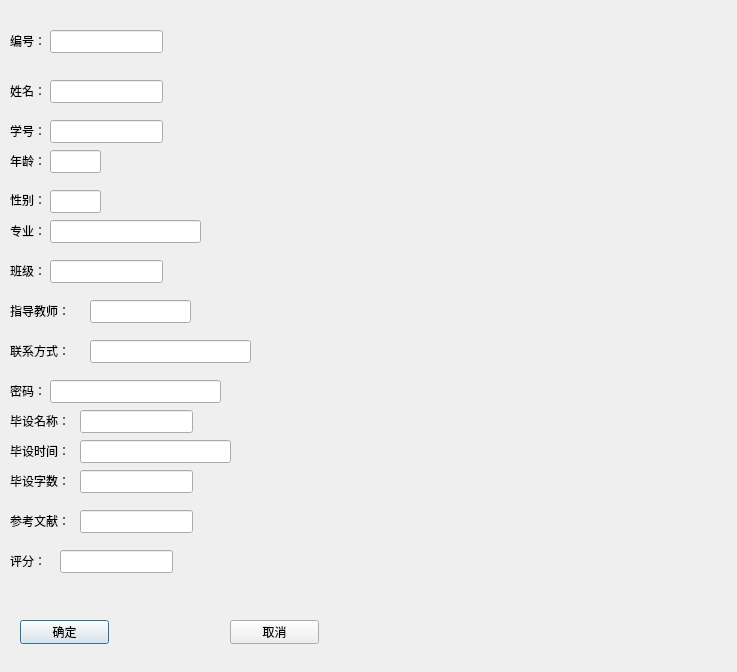
<?xml version="1.0" encoding="UTF-8"?>
<ui version="4.0">
 <class>stuDialog</class>
 <widget class="QDialog" name="stuDialog">
  <property name="geometry">
   <rect>
    <x>0</x>
    <y>0</y>
    <width>737</width>
    <height>672</height>
   </rect>
  </property>
  <property name="windowTitle">
   <string>Dialog</string>
  </property>
  <widget class="QLabel" name="label">
   <property name="geometry">
    <rect>
     <x>10</x>
     <y>30</y>
     <width>72</width>
     <height>21</height>
    </rect>
   </property>
   <property name="text">
    <string>编号：</string>
   </property>
  </widget>
  <widget class="QLineEdit" name="IndexEdit">
   <property name="geometry">
    <rect>
     <x>50</x>
     <y>30</y>
     <width>113</width>
     <height>23</height>
    </rect>
   </property>
  </widget>
  <widget class="QLabel" name="label_2">
   <property name="geometry">
    <rect>
     <x>10</x>
     <y>80</y>
     <width>72</width>
     <height>21</height>
    </rect>
   </property>
   <property name="text">
    <string>姓名：</string>
   </property>
  </widget>
  <widget class="QLineEdit" name="nameEdit">
   <property name="geometry">
    <rect>
     <x>50</x>
     <y>80</y>
     <width>113</width>
     <height>23</height>
    </rect>
   </property>
  </widget>
  <widget class="QLabel" name="label_3">
   <property name="geometry">
    <rect>
     <x>10</x>
     <y>120</y>
     <width>72</width>
     <height>21</height>
    </rect>
   </property>
   <property name="text">
    <string>学号：</string>
   </property>
  </widget>
  <widget class="QLineEdit" name="numberEdit">
   <property name="geometry">
    <rect>
     <x>50</x>
     <y>120</y>
     <width>113</width>
     <height>23</height>
    </rect>
   </property>
  </widget>
  <widget class="QLabel" name="label_4">
   <property name="geometry">
    <rect>
     <x>10</x>
     <y>190</y>
     <width>71</width>
     <height>20</height>
    </rect>
   </property>
   <property name="text">
    <string>性别：</string>
   </property>
  </widget>
  <widget class="QLineEdit" name="sexEdit">
   <property name="geometry">
    <rect>
     <x>50</x>
     <y>190</y>
     <width>51</width>
     <height>23</height>
    </rect>
   </property>
  </widget>
  <widget class="QLabel" name="label_5">
   <property name="geometry">
    <rect>
     <x>10</x>
     <y>220</y>
     <width>72</width>
     <height>21</height>
    </rect>
   </property>
   <property name="text">
    <string>专业：</string>
   </property>
  </widget>
  <widget class="QLineEdit" name="zhuanyeEdit">
   <property name="geometry">
    <rect>
     <x>50</x>
     <y>220</y>
     <width>151</width>
     <height>23</height>
    </rect>
   </property>
  </widget>
  <widget class="QLabel" name="label_6">
   <property name="geometry">
    <rect>
     <x>10</x>
     <y>260</y>
     <width>72</width>
     <height>21</height>
    </rect>
   </property>
   <property name="text">
    <string>班级：</string>
   </property>
  </widget>
  <widget class="QLineEdit" name="banjiEdit">
   <property name="geometry">
    <rect>
     <x>50</x>
     <y>260</y>
     <width>113</width>
     <height>23</height>
    </rect>
   </property>
  </widget>
  <widget class="QLabel" name="label_7">
   <property name="geometry">
    <rect>
     <x>10</x>
     <y>300</y>
     <width>72</width>
     <height>21</height>
    </rect>
   </property>
   <property name="text">
    <string>指导教师：</string>
   </property>
  </widget>
  <widget class="QLineEdit" name="teacherEdit">
   <property name="geometry">
    <rect>
     <x>90</x>
     <y>300</y>
     <width>101</width>
     <height>23</height>
    </rect>
   </property>
  </widget>
  <widget class="QLabel" name="label_8">
   <property name="geometry">
    <rect>
     <x>10</x>
     <y>340</y>
     <width>72</width>
     <height>21</height>
    </rect>
   </property>
   <property name="text">
    <string>联系方式：</string>
   </property>
  </widget>
  <widget class="QLineEdit" name="phoneEdit">
   <property name="geometry">
    <rect>
     <x>90</x>
     <y>340</y>
     <width>161</width>
     <height>23</height>
    </rect>
   </property>
  </widget>
  <widget class="QLabel" name="label_9">
   <property name="geometry">
    <rect>
     <x>10</x>
     <y>380</y>
     <width>72</width>
     <height>21</height>
    </rect>
   </property>
   <property name="text">
    <string>密码：</string>
   </property>
  </widget>
  <widget class="QLineEdit" name="pswdEdit">
   <property name="geometry">
    <rect>
     <x>50</x>
     <y>380</y>
     <width>171</width>
     <height>23</height>
    </rect>
   </property>
  </widget>
  <widget class="QLabel" name="label_10">
   <property name="geometry">
    <rect>
     <x>10</x>
     <y>440</y>
     <width>72</width>
     <height>21</height>
    </rect>
   </property>
   <property name="text">
    <string>毕设时间：</string>
   </property>
  </widget>
  <widget class="QLineEdit" name="bishetimeEdit">
   <property name="geometry">
    <rect>
     <x>80</x>
     <y>440</y>
     <width>151</width>
     <height>23</height>
    </rect>
   </property>
  </widget>
  <widget class="QLabel" name="label_11">
   <property name="geometry">
    <rect>
     <x>10</x>
     <y>470</y>
     <width>72</width>
     <height>21</height>
    </rect>
   </property>
   <property name="text">
    <string>毕设字数：</string>
   </property>
  </widget>
  <widget class="QLineEdit" name="zishuEdit">
   <property name="geometry">
    <rect>
     <x>80</x>
     <y>470</y>
     <width>113</width>
     <height>23</height>
    </rect>
   </property>
  </widget>
  <widget class="QLabel" name="label_12">
   <property name="geometry">
    <rect>
     <x>10</x>
     <y>510</y>
     <width>72</width>
     <height>21</height>
    </rect>
   </property>
   <property name="text">
    <string>参考文献：</string>
   </property>
  </widget>
  <widget class="QLineEdit" name="wenxianEdit">
   <property name="geometry">
    <rect>
     <x>80</x>
     <y>510</y>
     <width>113</width>
     <height>23</height>
    </rect>
   </property>
  </widget>
  <widget class="QLabel" name="label_13">
   <property name="geometry">
    <rect>
     <x>10</x>
     <y>550</y>
     <width>72</width>
     <height>21</height>
    </rect>
   </property>
   <property name="text">
    <string>评分：</string>
   </property>
  </widget>
  <widget class="QLineEdit" name="pinfenEdit">
   <property name="geometry">
    <rect>
     <x>60</x>
     <y>550</y>
     <width>113</width>
     <height>23</height>
    </rect>
   </property>
  </widget>
  <widget class="QLabel" name="label_14">
   <property name="geometry">
    <rect>
     <x>10</x>
     <y>150</y>
     <width>72</width>
     <height>21</height>
    </rect>
   </property>
   <property name="text">
    <string>年龄：</string>
   </property>
  </widget>
  <widget class="QLineEdit" name="ageEdit">
   <property name="geometry">
    <rect>
     <x>50</x>
     <y>150</y>
     <width>51</width>
     <height>23</height>
    </rect>
   </property>
  </widget>
  <widget class="QLabel" name="label_15">
   <property name="geometry">
    <rect>
     <x>10</x>
     <y>410</y>
     <width>72</width>
     <height>21</height>
    </rect>
   </property>
   <property name="text">
    <string>毕设名称：</string>
   </property>
  </widget>
  <widget class="QLineEdit" name="bishenameEdit">
   <property name="geometry">
    <rect>
     <x>80</x>
     <y>410</y>
     <width>113</width>
     <height>23</height>
    </rect>
   </property>
  </widget>
  <widget class="QPushButton" name="btnOk">
   <property name="geometry">
    <rect>
     <x>20</x>
     <y>620</y>
     <width>89</width>
     <height>24</height>
    </rect>
   </property>
   <property name="text">
    <string>确定</string>
   </property>
  </widget>
  <widget class="QPushButton" name="btnCancel">
   <property name="geometry">
    <rect>
     <x>230</x>
     <y>620</y>
     <width>89</width>
     <height>24</height>
    </rect>
   </property>
   <property name="text">
    <string>取消</string>
   </property>
  </widget>
 </widget>
 <resources/>
 <connections/>
</ui>
